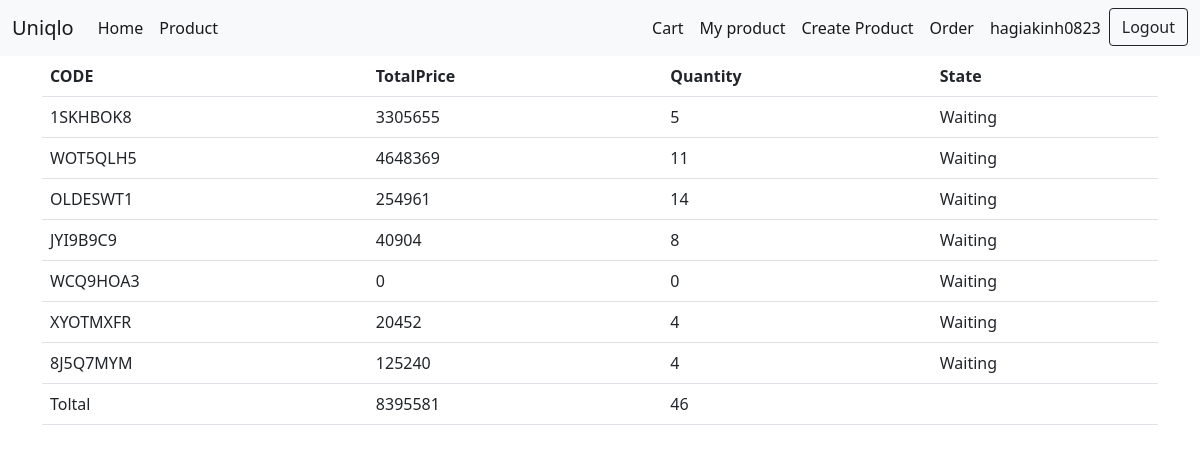
/order/ (signed in), run on an earlier commit of the app's database.
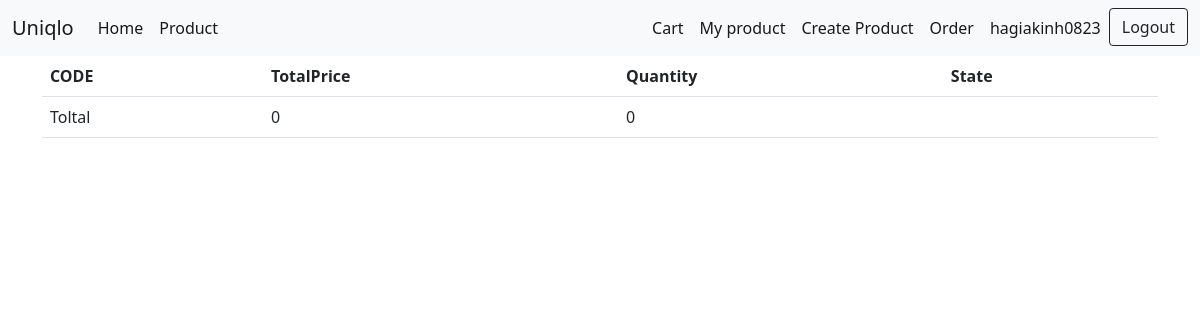
And on a later commit of the database.
### order/models.py (models this page shows, shortened)
class Order(models.Model):
    user = models.ForeignKey(User, on_delete=models.CASCADE)
    code = models.CharField(default="XXXXXXX", max_length=256)
    state = models.CharField(default="Waiting", max_length=256)
    totalprice = models.IntegerField(default=0)
    quantity = models.IntegerField(default=0)
    date = models.DateTimeField(auto_now=True)

### appUser/views.py (the view)
# urls.py: path('order/', views.orderUser, name ='order'),
@login_required
def orderUser(request):
    orders = Order.objects.filter(user=request.user)
    totalprice=0
    quantity=0
    for order in orders:
        totalprice += order.totalprice
        quantity += order.quantity
    return render(request, 'user/order.html', {'orders': orders, 'totalprice': totalprice, 'quantity': quantity})

### templates/user/order.html
{% extends "base/base.html" %}
{% block block_body %}
<form action="" method="POST">
<table class="table">
    <tr>
        <th>CODE</th>
        <th>TotalPrice</th>
        <th>Quantity</th>
        <th>State</th>
    </tr>
    {% for order in orders %}
    <tr>
        <td>{{order.code}}</td>
        <td>{{order.totalprice}}</td>
        <td>{{order.quantity}}</td>
        <td>{{order.state}}</td>
    </tr>
    {% endfor %}
    <tr>
        <td>Toltal</td>
        <td>{{totalprice}}</td>
        <td>{{quantity}}</td>
        <td></td>
    </tr>
</table>
</form>
{% endblock %}

What changed in the data, as far as the page shows it:
removed Order: code "1SKHBOK8", totalprice "3305655", quantity "5", state "Waiting"
removed Order: code "WOT5QLH5", totalprice "4648369", quantity "11", state "Waiting"
removed Order: code "OLDESWT1", totalprice "254961", quantity "14", state "Waiting"
removed Order: code "JYI9B9C9", totalprice "40904", quantity "8", state "Waiting"
removed Order: code "WCQ9HOA3", totalprice "0", quantity "0", state "Waiting"
removed Order: code "XYOTMXFR", totalprice "20452", quantity "4", state "Waiting"
removed Order: code "8J5Q7MYM", totalprice "125240", quantity "4", state "Waiting"
Also different on the page:
{{ totalprice }}: "8395581" → "0"
{{ quantity }}: "46" → "0"
